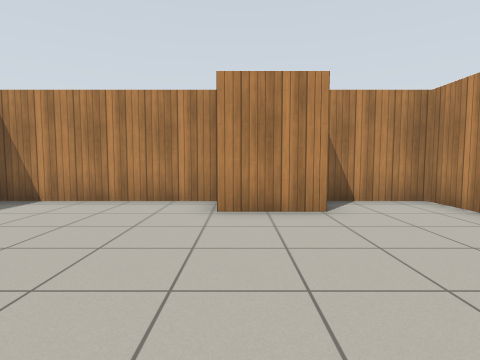
View 1 (above)

16 first-person views from a walk through a Gazebo world. The camera is 0.94 m above the floor, tilts 4° down and sees 80° across. Floor lines are 1 m apart. The floor is counted in squares, 1 m on a side. Each view is taken from the middle of a square. On the plan, view 1 faces up. The plan holds only what a view shows up to about 11 squares ahead; the rest is blank. Simple patterns stand in for the simulator's built-in surfaces.

View 2
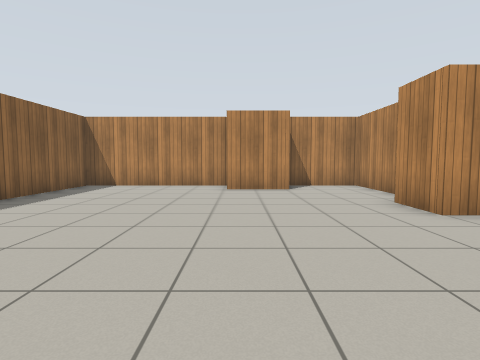

View 3
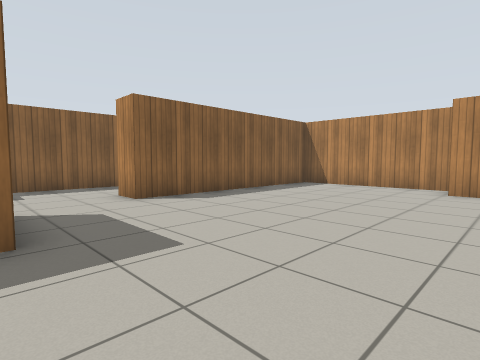

View 4
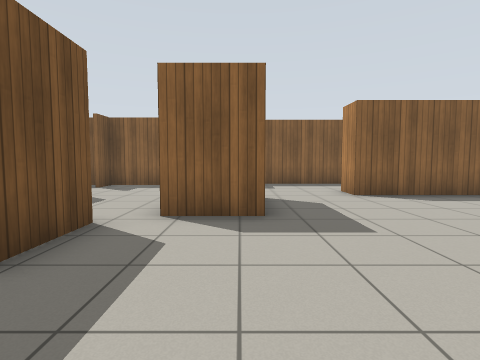

View 5
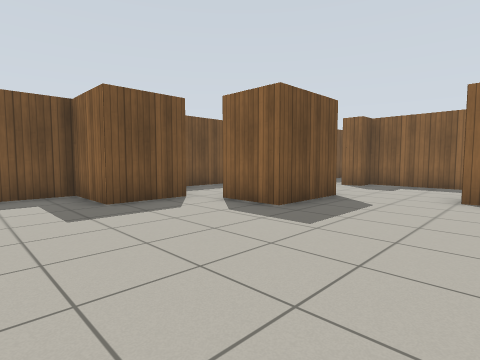

View 6
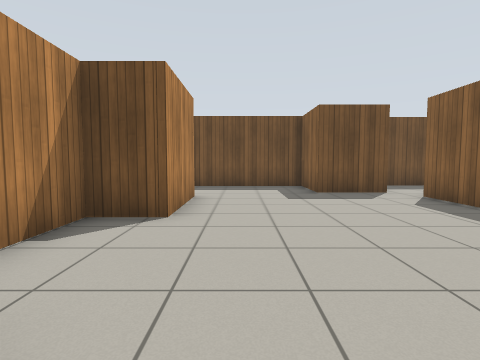

View 7
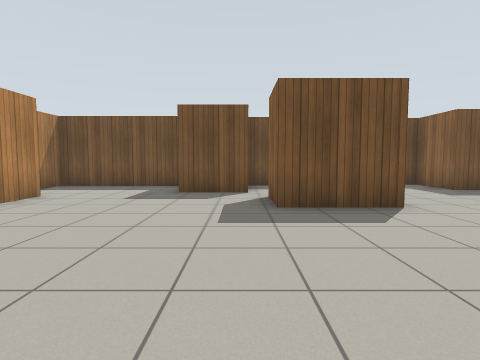

View 8
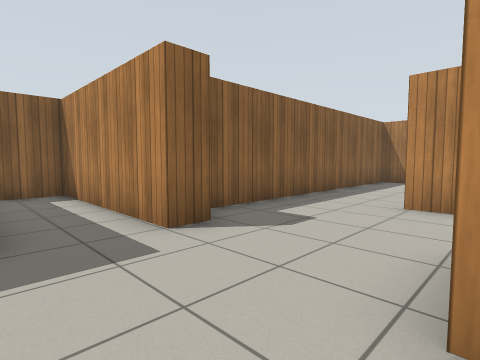

View 9
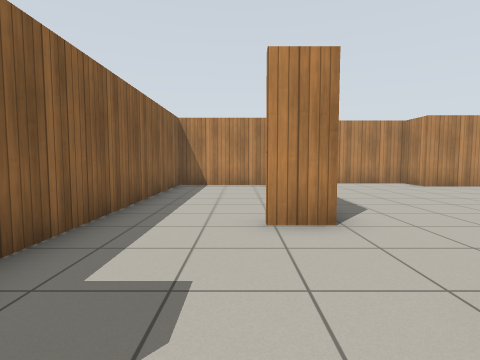

View 10
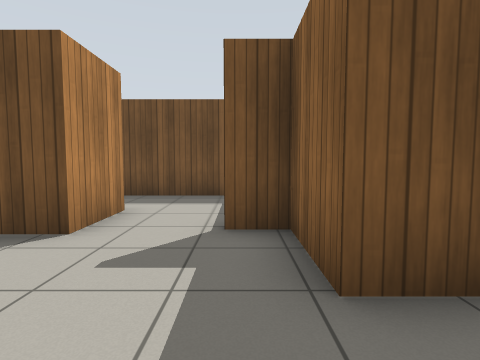

View 11
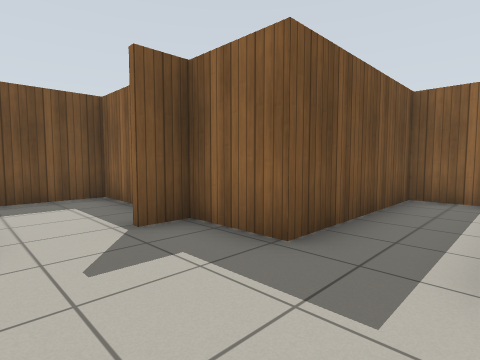

View 12
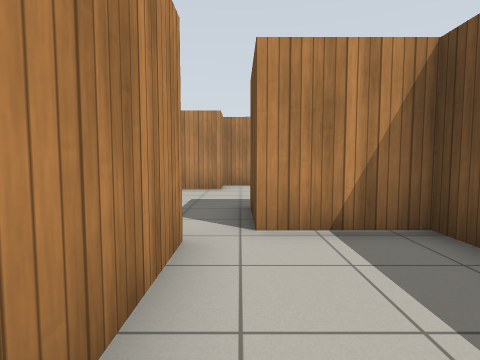

View 13
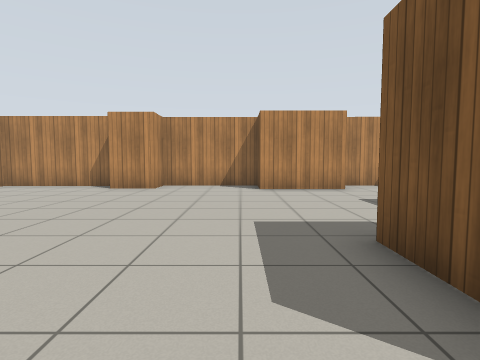

View 14
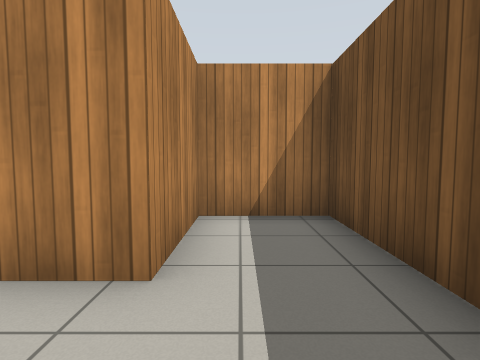

View 15
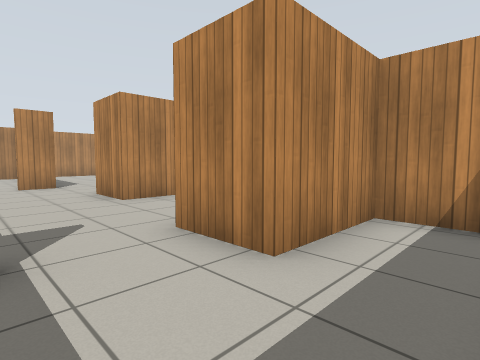

View 16
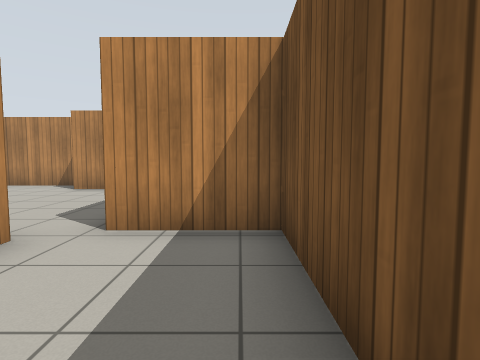

### Floor plan
Key: @ floor where view 1 was taken; # wall or solid block; . floor; T thing the floor can be seen under or through.
Columns run from 14 left of view 1 to 5 right of it. Each row starts with its distance up from view 1.
  7         ############
  6     #####.....# ...#
  5     #...#.....##...#
  4     #...#..........#
  3     #...#..........#
  2     #...#.........##
  1     #...#.........##
  0     #...#.....@....#
 -1     #..............#
 -2     #..............#
 -3     #............###
 -4     ##...###.....#
 -5 ######...###.....###
 -6 #...........TT.....#
 -7 ######......T #....#
 -8      #......# #....#
 -9      ##.##### ######
-10      #..####
-11      #.....#
-12      #.....#
-13      #######

Positions as (right, up) in squares from view 1, and headings:
1: (0, 0), facing up
2: (0, -4), facing up
3: (1, -4), facing up-left
4: (2, -4), facing left
5: (2, 0), facing down-left
6: (2, 2), facing down
7: (-2, 2), facing down
8: (-5, -7), facing up-left
9: (-7, -5), facing up
10: (-8, -5), facing down
11: (-6, -5), facing down-left
12: (-6, -6), facing right
13: (-6, -2), facing right
14: (-8, -11), facing right
15: (-8, -12), facing up-right
16: (-6, -8), facing right
